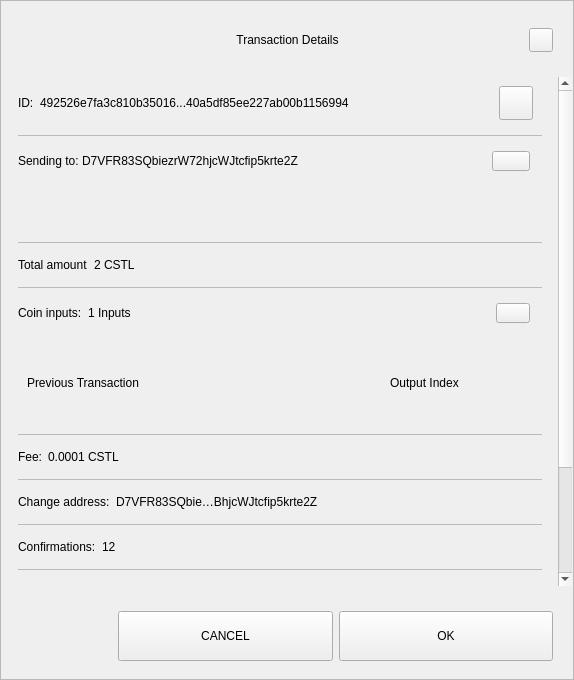
<?xml version="1.0" encoding="UTF-8"?>
<ui version="4.0">
 <class>TxDetailDialog</class>
 <widget class="QWidget" name="TxDetailDialog">
  <property name="geometry">
   <rect>
    <x>0</x>
    <y>0</y>
    <width>574</width>
    <height>680</height>
   </rect>
  </property>
  <property name="sizePolicy">
   <sizepolicy hsizetype="Preferred" vsizetype="Expanding">
    <horstretch>0</horstretch>
    <verstretch>0</verstretch>
   </sizepolicy>
  </property>
  <property name="minimumSize">
   <size>
    <width>574</width>
    <height>500</height>
   </size>
  </property>
  <property name="windowTitle">
   <string>Form</string>
  </property>
  <property name="styleSheet">
   <string notr="true"/>
  </property>
  <layout class="QVBoxLayout" name="verticalLayout_3">
   <property name="spacing">
    <number>0</number>
   </property>
   <property name="leftMargin">
    <number>0</number>
   </property>
   <property name="topMargin">
    <number>0</number>
   </property>
   <property name="rightMargin">
    <number>0</number>
   </property>
   <property name="bottomMargin">
    <number>0</number>
   </property>
   <item>
    <widget class="QFrame" name="frame">
     <property name="sizePolicy">
      <sizepolicy hsizetype="Preferred" vsizetype="Expanding">
       <horstretch>0</horstretch>
       <verstretch>0</verstretch>
      </sizepolicy>
     </property>
     <property name="styleSheet">
      <string notr="true"/>
     </property>
     <property name="frameShape">
      <enum>QFrame::StyledPanel</enum>
     </property>
     <property name="frameShadow">
      <enum>QFrame::Raised</enum>
     </property>
     <layout class="QVBoxLayout" name="verticalLayout">
      <property name="leftMargin">
       <number>0</number>
      </property>
      <property name="rightMargin">
       <number>0</number>
      </property>
      <item>
       <layout class="QHBoxLayout" name="horizontalLayout_3">
        <property name="spacing">
         <number>0</number>
        </property>
        <property name="leftMargin">
         <number>20</number>
        </property>
        <property name="topMargin">
         <number>10</number>
        </property>
        <property name="rightMargin">
         <number>20</number>
        </property>
        <item>
         <spacer name="horizontalSpacer_1">
          <property name="orientation">
           <enum>Qt::Horizontal</enum>
          </property>
          <property name="sizeHint" stdset="0">
           <size>
            <width>40</width>
            <height>20</height>
           </size>
          </property>
         </spacer>
        </item>
        <item>
         <widget class="QLabel" name="labelTitle">
          <property name="minimumSize">
           <size>
            <width>0</width>
            <height>40</height>
           </size>
          </property>
          <property name="maximumSize">
           <size>
            <width>16777215</width>
            <height>40</height>
           </size>
          </property>
          <property name="styleSheet">
           <string notr="true">padding-left:24px;</string>
          </property>
          <property name="text">
           <string>Transaction Details</string>
          </property>
          <property name="alignment">
           <set>Qt::AlignCenter</set>
          </property>
          <property name="margin">
           <number>7</number>
          </property>
         </widget>
        </item>
        <item>
         <spacer name="horizontalSpacer_2">
          <property name="orientation">
           <enum>Qt::Horizontal</enum>
          </property>
          <property name="sizeHint" stdset="0">
           <size>
            <width>40</width>
            <height>20</height>
           </size>
          </property>
         </spacer>
        </item>
        <item>
         <widget class="QPushButton" name="btnEsc">
          <property name="minimumSize">
           <size>
            <width>24</width>
            <height>24</height>
           </size>
          </property>
          <property name="maximumSize">
           <size>
            <width>24</width>
            <height>24</height>
           </size>
          </property>
          <property name="focusPolicy">
           <enum>Qt::NoFocus</enum>
          </property>
          <property name="text">
           <string/>
          </property>
         </widget>
        </item>
       </layout>
      </item>
      <item>
       <spacer name="verticalSpacer">
        <property name="orientation">
         <enum>Qt::Vertical</enum>
        </property>
        <property name="sizeType">
         <enum>QSizePolicy::Fixed</enum>
        </property>
        <property name="sizeHint" stdset="0">
         <size>
          <width>20</width>
          <height>10</height>
         </size>
        </property>
       </spacer>
      </item>
      <item>
       <widget class="QWidget" name="layoutScroll" native="true">
        <property name="minimumSize">
         <size>
          <width>0</width>
          <height>0</height>
         </size>
        </property>
        <layout class="QVBoxLayout" name="verticalLayout_4">
         <property name="leftMargin">
          <number>0</number>
         </property>
         <property name="topMargin">
          <number>0</number>
         </property>
         <property name="rightMargin">
          <number>0</number>
         </property>
         <item>
          <widget class="QScrollArea" name="scrollArea">
           <property name="styleSheet">
            <string notr="true">#scrollArea {
background:transparent;
}</string>
           </property>
           <property name="horizontalScrollBarPolicy">
            <enum>Qt::ScrollBarAlwaysOff</enum>
           </property>
           <property name="sizeAdjustPolicy">
            <enum>QAbstractScrollArea::AdjustIgnored</enum>
           </property>
           <property name="widgetResizable">
            <bool>true</bool>
           </property>
           <property name="alignment">
            <set>Qt::AlignLeading|Qt::AlignLeft|Qt::AlignTop</set>
           </property>
           <widget class="QWidget" name="scrollAreaWidgetContents">
            <property name="geometry">
             <rect>
              <x>0</x>
              <y>0</y>
              <width>556</width>
              <height>672</height>
             </rect>
            </property>
            <property name="autoFillBackground">
             <bool>false</bool>
            </property>
            <property name="styleSheet">
             <string notr="true">#scrollAreaWidgetContents {
background:transparent;
}</string>
            </property>
            <layout class="QVBoxLayout" name="verticalLayout_7">
             <property name="spacing">
              <number>0</number>
             </property>
             <property name="sizeConstraint">
              <enum>QLayout::SetDefaultConstraint</enum>
             </property>
             <property name="leftMargin">
              <number>0</number>
             </property>
             <property name="topMargin">
              <number>0</number>
             </property>
             <property name="rightMargin">
              <number>0</number>
             </property>
             <property name="bottomMargin">
              <number>0</number>
             </property>
             <item>
              <widget class="QWidget" name="content" native="true">
               <layout class="QVBoxLayout" name="verticalLayout_2">
                <property name="leftMargin">
                 <number>16</number>
                </property>
                <property name="topMargin">
                 <number>0</number>
                </property>
                <property name="rightMargin">
                 <number>16</number>
                </property>
                <item>
                 <widget class="QWidget" name="contentID" native="true">
                  <layout class="QHBoxLayout" name="horizontalLayout_12" stretch="0,1,0">
                   <property name="leftMargin">
                    <number>0</number>
                   </property>
                   <item>
                    <widget class="QLabel" name="labelId">
                     <property name="maximumSize">
                      <size>
                       <width>16777215</width>
                       <height>16777215</height>
                      </size>
                     </property>
                     <property name="text">
                      <string>ID:</string>
                     </property>
                    </widget>
                   </item>
                   <item>
                    <widget class="QLabel" name="textId">
                     <property name="text">
                      <string>492526e7fa3c810b35016...40a5df85ee227ab00b1156994</string>
                     </property>
                    </widget>
                   </item>
                   <item>
                    <widget class="QPushButton" name="pushCopy">
                     <property name="minimumSize">
                      <size>
                       <width>34</width>
                       <height>34</height>
                      </size>
                     </property>
                     <property name="maximumSize">
                      <size>
                       <width>34</width>
                       <height>34</height>
                      </size>
                     </property>
                     <property name="focusPolicy">
                      <enum>Qt::NoFocus</enum>
                     </property>
                     <property name="text">
                      <string/>
                     </property>
                     <property name="iconSize">
                      <size>
                       <width>24</width>
                       <height>24</height>
                      </size>
                     </property>
                    </widget>
                   </item>
                  </layout>
                 </widget>
                </item>
                <item>
                 <widget class="QLabel" name="labelDivider9">
                  <property name="maximumSize">
                   <size>
                    <width>16777215</width>
                    <height>1</height>
                   </size>
                  </property>
                  <property name="styleSheet">
                   <string notr="true">background-color:#bababa;</string>
                  </property>
                  <property name="text">
                   <string/>
                  </property>
                 </widget>
                </item>
                <item>
                 <widget class="QWidget" name="contentOutputs" native="true">
                  <layout class="QHBoxLayout" name="horizontalLayout_11" stretch="0,3,0">
                   <property name="spacing">
                    <number>0</number>
                   </property>
                   <property name="leftMargin">
                    <number>0</number>
                   </property>
                   <property name="rightMargin">
                    <number>12</number>
                   </property>
                   <item>
                    <widget class="QLabel" name="labelSend">
                     <property name="maximumSize">
                      <size>
                       <width>16777215</width>
                       <height>16777215</height>
                      </size>
                     </property>
                     <property name="text">
                      <string>Sending to: </string>
                     </property>
                    </widget>
                   </item>
                   <item>
                    <widget class="QLabel" name="textSend">
                     <property name="text">
                      <string>D7VFR83SQbiezrW72hjcWJtcfip5krte2Z </string>
                     </property>
                    </widget>
                   </item>
                   <item>
                    <widget class="QPushButton" name="pushOutputs">
                     <property name="minimumSize">
                      <size>
                       <width>34</width>
                       <height>20</height>
                      </size>
                     </property>
                     <property name="maximumSize">
                      <size>
                       <width>38</width>
                       <height>20</height>
                      </size>
                     </property>
                     <property name="focusPolicy">
                      <enum>Qt::NoFocus</enum>
                     </property>
                     <property name="styleSheet">
                      <string notr="true"/>
                     </property>
                     <property name="text">
                      <string/>
                     </property>
                    </widget>
                   </item>
                  </layout>
                 </widget>
                </item>
                <item>
                 <widget class="QScrollArea" name="outputsScrollArea">
                  <property name="minimumSize">
                   <size>
                    <width>0</width>
                    <height>50</height>
                   </size>
                  </property>
                  <property name="styleSheet">
                   <string notr="true">#outputsScrollArea {
background:transparent;
}</string>
                  </property>
                  <property name="widgetResizable">
                   <bool>true</bool>
                  </property>
                  <widget class="QWidget" name="container_outputs_base">
                   <property name="geometry">
                    <rect>
                     <x>0</x>
                     <y>0</y>
                     <width>522</width>
                     <height>48</height>
                    </rect>
                   </property>
                   <property name="styleSheet">
                    <string notr="true">#container_outputs_base {
background:transparent;
}</string>
                   </property>
                  </widget>
                 </widget>
                </item>
                <item>
                 <widget class="QLabel" name="labelDivider8">
                  <property name="maximumSize">
                   <size>
                    <width>16777215</width>
                    <height>1</height>
                   </size>
                  </property>
                  <property name="styleSheet">
                   <string notr="true">background-color:#bababa;</string>
                  </property>
                  <property name="text">
                   <string/>
                  </property>
                 </widget>
                </item>
                <item>
                 <widget class="QWidget" name="contentAmount" native="true">
                  <layout class="QHBoxLayout" name="horizontalLayout_4" stretch="0,1">
                   <property name="leftMargin">
                    <number>0</number>
                   </property>
                   <item>
                    <widget class="QLabel" name="labelAmount">
                     <property name="maximumSize">
                      <size>
                       <width>16777215</width>
                       <height>16777215</height>
                      </size>
                     </property>
                     <property name="text">
                      <string>Total amount</string>
                     </property>
                    </widget>
                   </item>
                   <item>
                    <widget class="QLabel" name="textAmount">
                     <property name="text">
                      <string>2 CSTL</string>
                     </property>
                    </widget>
                   </item>
                  </layout>
                 </widget>
                </item>
                <item>
                 <widget class="QLabel" name="labelDivider6">
                  <property name="maximumSize">
                   <size>
                    <width>16777215</width>
                    <height>1</height>
                   </size>
                  </property>
                  <property name="styleSheet">
                   <string notr="true">background-color:#bababa;</string>
                  </property>
                  <property name="text">
                   <string/>
                  </property>
                 </widget>
                </item>
                <item>
                 <widget class="QWidget" name="contentInputs" native="true">
                  <layout class="QHBoxLayout" name="horizontalLayout" stretch="0,2,0">
                   <property name="leftMargin">
                    <number>0</number>
                   </property>
                   <property name="rightMargin">
                    <number>12</number>
                   </property>
                   <item>
                    <widget class="QLabel" name="labelInputs">
                     <property name="sizePolicy">
                      <sizepolicy hsizetype="Minimum" vsizetype="Preferred">
                       <horstretch>0</horstretch>
                       <verstretch>0</verstretch>
                      </sizepolicy>
                     </property>
                     <property name="maximumSize">
                      <size>
                       <width>16777215</width>
                       <height>16777215</height>
                      </size>
                     </property>
                     <property name="text">
                      <string>Coin inputs:</string>
                     </property>
                    </widget>
                   </item>
                   <item>
                    <widget class="QLabel" name="textInputs">
                     <property name="text">
                      <string>1 Inputs</string>
                     </property>
                    </widget>
                   </item>
                   <item>
                    <widget class="QPushButton" name="pushInputs">
                     <property name="maximumSize">
                      <size>
                       <width>34</width>
                       <height>20</height>
                      </size>
                     </property>
                     <property name="focusPolicy">
                      <enum>Qt::NoFocus</enum>
                     </property>
                     <property name="styleSheet">
                      <string notr="true"/>
                     </property>
                     <property name="text">
                      <string/>
                     </property>
                    </widget>
                   </item>
                  </layout>
                 </widget>
                </item>
                <item>
                 <widget class="QFrame" name="gridInputs">
                  <property name="sizePolicy">
                   <sizepolicy hsizetype="Preferred" vsizetype="MinimumExpanding">
                    <horstretch>0</horstretch>
                    <verstretch>0</verstretch>
                   </sizepolicy>
                  </property>
                  <property name="minimumSize">
                   <size>
                    <width>0</width>
                    <height>90</height>
                   </size>
                  </property>
                  <layout class="QGridLayout" name="gridLayoutInput" columnstretch="5,2" rowminimumheight="0">
                   <property name="sizeConstraint">
                    <enum>QLayout::SetMaximumSize</enum>
                   </property>
                   <property name="verticalSpacing">
                    <number>0</number>
                   </property>
                   <item row="0" column="0" alignment="Qt::AlignLeft">
                    <widget class="QLabel" name="labelTitlePrevTx">
                     <property name="text">
                      <string>Previous Transaction</string>
                     </property>
                    </widget>
                   </item>
                   <item row="0" column="1" alignment="Qt::AlignLeft">
                    <widget class="QLabel" name="labelOutputIndex">
                     <property name="text">
                      <string>Output Index</string>
                     </property>
                     <property name="alignment">
                      <set>Qt::AlignCenter</set>
                     </property>
                    </widget>
                   </item>
                  </layout>
                 </widget>
                </item>
                <item>
                 <widget class="QLabel" name="labelDivider1">
                  <property name="maximumSize">
                   <size>
                    <width>16777215</width>
                    <height>1</height>
                   </size>
                  </property>
                  <property name="styleSheet">
                   <string notr="true">background-color:#bababa;</string>
                  </property>
                  <property name="text">
                   <string/>
                  </property>
                 </widget>
                </item>
                <item>
                 <widget class="QWidget" name="contentFee" native="true">
                  <layout class="QHBoxLayout" name="horizontalLayout_7" stretch="0,1">
                   <property name="leftMargin">
                    <number>0</number>
                   </property>
                   <item>
                    <widget class="QLabel" name="labelFee">
                     <property name="maximumSize">
                      <size>
                       <width>16777215</width>
                       <height>16777215</height>
                      </size>
                     </property>
                     <property name="text">
                      <string>Fee:</string>
                     </property>
                    </widget>
                   </item>
                   <item>
                    <widget class="QLabel" name="textFee">
                     <property name="text">
                      <string>0.0001 CSTL</string>
                     </property>
                    </widget>
                   </item>
                  </layout>
                 </widget>
                </item>
                <item>
                 <widget class="QLabel" name="labelDivider2">
                  <property name="maximumSize">
                   <size>
                    <width>16777215</width>
                    <height>1</height>
                   </size>
                  </property>
                  <property name="styleSheet">
                   <string notr="true">background-color:#bababa;</string>
                  </property>
                  <property name="text">
                   <string/>
                  </property>
                 </widget>
                </item>
                <item>
                 <widget class="QWidget" name="contentChangeAddress" native="true">
                  <layout class="QHBoxLayout" name="horizontalLayout_6" stretch="0,1">
                   <property name="leftMargin">
                    <number>0</number>
                   </property>
                   <item>
                    <widget class="QLabel" name="labelChange">
                     <property name="maximumSize">
                      <size>
                       <width>16777215</width>
                       <height>16777215</height>
                      </size>
                     </property>
                     <property name="text">
                      <string>Change address:</string>
                     </property>
                    </widget>
                   </item>
                   <item>
                    <widget class="QLabel" name="textChange">
                     <property name="text">
                      <string>D7VFR83SQbie…BhjcWJtcfip5krte2Z </string>
                     </property>
                    </widget>
                   </item>
                  </layout>
                 </widget>
                </item>
                <item>
                 <widget class="QLabel" name="labelDivider4">
                  <property name="maximumSize">
                   <size>
                    <width>16777215</width>
                    <height>1</height>
                   </size>
                  </property>
                  <property name="styleSheet">
                   <string notr="true">background-color:#bababa;</string>
                  </property>
                  <property name="text">
                   <string/>
                  </property>
                 </widget>
                </item>
                <item>
                 <widget class="QWidget" name="contentConfirmations" native="true">
                  <layout class="QHBoxLayout" name="horizontalLayout_8" stretch="0,1">
                   <property name="leftMargin">
                    <number>0</number>
                   </property>
                   <item>
                    <widget class="QLabel" name="labelConfirmations">
                     <property name="maximumSize">
                      <size>
                       <width>16777215</width>
                       <height>16777215</height>
                      </size>
                     </property>
                     <property name="text">
                      <string>Confirmations:</string>
                     </property>
                    </widget>
                   </item>
                   <item>
                    <widget class="QLabel" name="textConfirmations">
                     <property name="text">
                      <string>12</string>
                     </property>
                    </widget>
                   </item>
                  </layout>
                 </widget>
                </item>
                <item>
                 <widget class="QLabel" name="labelDivider7">
                  <property name="maximumSize">
                   <size>
                    <width>16777215</width>
                    <height>1</height>
                   </size>
                  </property>
                  <property name="styleSheet">
                   <string notr="true">background-color:#bababa;</string>
                  </property>
                  <property name="text">
                   <string/>
                  </property>
                 </widget>
                </item>
                <item>
                 <widget class="QWidget" name="contentSize" native="true">
                  <layout class="QHBoxLayout" name="horizontalLayout_9" stretch="0,1">
                   <property name="leftMargin">
                    <number>0</number>
                   </property>
                   <item>
                    <widget class="QLabel" name="labelSize">
                     <property name="maximumSize">
                      <size>
                       <width>16777215</width>
                       <height>16777215</height>
                      </size>
                     </property>
                     <property name="text">
                      <string>Size:</string>
                     </property>
                    </widget>
                   </item>
                   <item>
                    <widget class="QLabel" name="textSize">
                     <property name="text">
                      <string>2 kB</string>
                     </property>
                    </widget>
                   </item>
                  </layout>
                 </widget>
                </item>
                <item>
                 <widget class="QLabel" name="labelDivider3">
                  <property name="maximumSize">
                   <size>
                    <width>16777215</width>
                    <height>1</height>
                   </size>
                  </property>
                  <property name="styleSheet">
                   <string notr="true">background-color:#bababa;</string>
                  </property>
                  <property name="text">
                   <string/>
                  </property>
                 </widget>
                </item>
                <item>
                 <widget class="QWidget" name="contentDate" native="true">
                  <layout class="QHBoxLayout" name="horizontalLayout_5" stretch="0,1">
                   <property name="leftMargin">
                    <number>0</number>
                   </property>
                   <item>
                    <widget class="QLabel" name="labelDate">
                     <property name="maximumSize">
                      <size>
                       <width>16777215</width>
                       <height>16777215</height>
                      </size>
                     </property>
                     <property name="text">
                      <string>Date:</string>
                     </property>
                    </widget>
                   </item>
                   <item>
                    <widget class="QLabel" name="textDate">
                     <property name="text">
                      <string>May 25, 2017</string>
                     </property>
                    </widget>
                   </item>
                  </layout>
                 </widget>
                </item>
                <item>
                 <widget class="QLabel" name="labelDivider5">
                  <property name="maximumSize">
                   <size>
                    <width>16777215</width>
                    <height>1</height>
                   </size>
                  </property>
                  <property name="styleSheet">
                   <string notr="true">background-color:#bababa;</string>
                  </property>
                  <property name="text">
                   <string/>
                  </property>
                 </widget>
                </item>
                <item>
                 <widget class="QWidget" name="contentStatus" native="true">
                  <layout class="QHBoxLayout" name="horizontalLayout_10" stretch="0,1">
                   <property name="leftMargin">
                    <number>0</number>
                   </property>
                   <item>
                    <widget class="QLabel" name="labelStatus">
                     <property name="maximumSize">
                      <size>
                       <width>16777215</width>
                       <height>16777215</height>
                      </size>
                     </property>
                     <property name="text">
                      <string>Status:</string>
                     </property>
                    </widget>
                   </item>
                   <item>
                    <widget class="QLabel" name="textStatus">
                     <property name="text">
                      <string>Spendable</string>
                     </property>
                    </widget>
                   </item>
                  </layout>
                 </widget>
                </item>
                <item>
                 <spacer name="verticalSpacer_2">
                  <property name="orientation">
                   <enum>Qt::Vertical</enum>
                  </property>
                  <property name="sizeType">
                   <enum>QSizePolicy::Expanding</enum>
                  </property>
                  <property name="sizeHint" stdset="0">
                   <size>
                    <width>20</width>
                    <height>10</height>
                   </size>
                  </property>
                 </spacer>
                </item>
                <item>
                 <widget class="QLabel" name="labelWarning">
                  <property name="text">
                   <string>TextLabel</string>
                  </property>
                  <property name="alignment">
                   <set>Qt::AlignCenter</set>
                  </property>
                 </widget>
                </item>
               </layout>
              </widget>
             </item>
            </layout>
           </widget>
          </widget>
         </item>
        </layout>
       </widget>
      </item>
      <item>
       <widget class="QWidget" name="containerButtons" native="true">
        <layout class="QHBoxLayout" name="horizontalLayout1" stretch="1,2,2">
         <property name="leftMargin">
          <number>10</number>
         </property>
         <property name="rightMargin">
          <number>20</number>
         </property>
         <item>
          <spacer name="horizontalSpacer_3">
           <property name="orientation">
            <enum>Qt::Horizontal</enum>
           </property>
           <property name="sizeHint" stdset="0">
            <size>
             <width>40</width>
             <height>20</height>
            </size>
           </property>
          </spacer>
         </item>
         <item>
          <widget class="QPushButton" name="btnCancel">
           <property name="minimumSize">
            <size>
             <width>200</width>
             <height>50</height>
            </size>
           </property>
           <property name="focusPolicy">
            <enum>Qt::NoFocus</enum>
           </property>
           <property name="text">
            <string>CANCEL</string>
           </property>
          </widget>
         </item>
         <item>
          <widget class="QPushButton" name="btnSave">
           <property name="minimumSize">
            <size>
             <width>200</width>
             <height>50</height>
            </size>
           </property>
           <property name="focusPolicy">
            <enum>Qt::NoFocus</enum>
           </property>
           <property name="text">
            <string>OK</string>
           </property>
          </widget>
         </item>
        </layout>
       </widget>
      </item>
     </layout>
    </widget>
   </item>
  </layout>
 </widget>
 <resources/>
 <connections/>
</ui>
